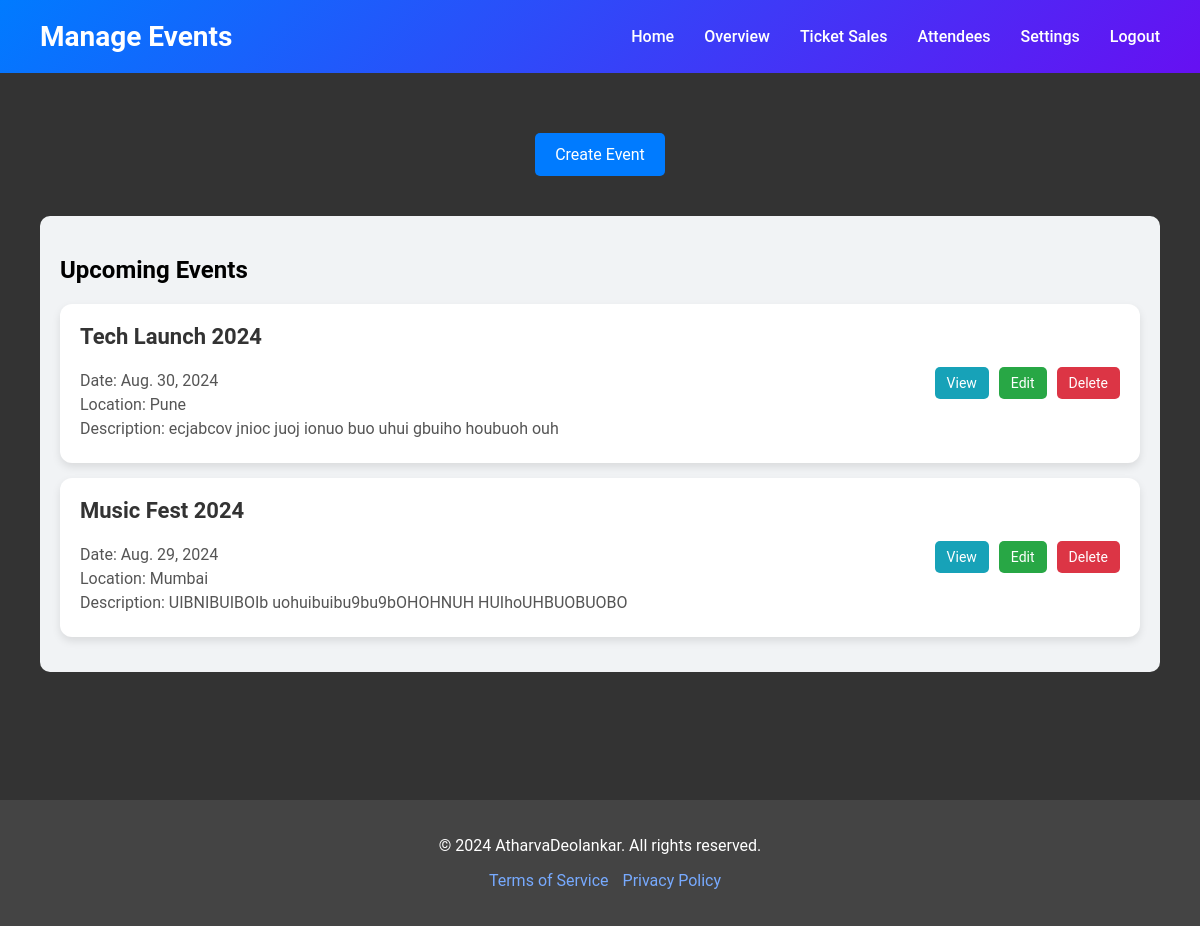
/events/ (signed in), run on the app's committed database.
### createEvent/models.py (models this page shows)
class CreateEvent(models.Model):
    event_name = models.CharField(max_length=50)
    date = models.DateField()
    location = models.CharField(max_length=50)
    description = models.TextField(max_length=2000)
    img = models.ImageField(upload_to='event_images/')
    username = models.ForeignKey(Signup, on_delete=models.CASCADE,null=True)

### EventManagementSystem/views.py (the view)
# urls.py: path('events/',views.events,name='events'),
def events(request):
    username = request.session.get('username')  # Get the organizer username from session
    if username:
        uname = Signup.objects.get(username=username)
        events = CreateEvent.objects.filter(username=uname)  # Filter events by this organizer
        return render(request, 'events.html', {'events': events})
    else:
        return render(request, 'events.html')

### template/events.html (shortened to what this page needs)
<!DOCTYPE html>
<html lang="en">
<head>
    <link rel="stylesheet" href="/static/css/events-style.css">
</head>
<body>
    <div class="events-container">
        <header class="main-header">
            <h1>Manage Events</h1>
            <nav class="top-nav">
                <ul>
                    <li><a href="{% url 'dashboard' %}">Home</a></li>
                    <li><a href="{% url 'overview' %}">Overview</a></li>
                    <li><a href="{% url 'ticket_sales' %}">Ticket Sales</a></li>
                    <li><a href="{% url 'attendees' %}">Attendees</a></li>
                    <li><a href="{% url 'settings' %}">Settings</a></li>
                    <li><a href="{% url 'logout' %}">Logout</a></li>
                </ul>
            </nav>
        </header>
        <main class="main-content">
            <section class="events-list">
                <div class="create-event-container">
                    <a href="{% url 'add_event' %}" class="btn-create-event">Create Event</a>
                </div>
                <div class="upcoming-event-container">
                    <h2>Upcoming Events</h2>
                    {% for event in events %}
                    <div class="event-item">
                        <div class="event-details">
                            <h3>{{ event.event_name }}</h3>
                            <p>Date: {{ event.date }}</p>
                            <p>Location: {{ event.location }}</p>
                            <p>Description: {{ event.description }}</p>
                        </div>
                        <div class="event-actions">
                            <a href="{% url 'view_event' event.event_name %}" class="btn-view">View</a>
                            <a href="{% url 'edit_event' event.event_name %}" class="btn-edit">Edit</a>
                            <a href="{% url 'delete_event' event.event_name %}" class="btn-delete" onclick="return confirm('Are you sure you want to delete this event?');">Delete</a>
                        </div>
                    </div>
                    {% empty %}
                    <p>No events available.</p>
                    {% endfor %}
                </div>
            </section>
        </main>
    </div>
    <footer>
        <div class="container">
            <p>&copy; 2024 AtharvaDeolankar. All rights reserved.</p>
            <nav>
                <ul>
                    <li><a href="#terms">Terms of Service</a></li>
                    <li><a href="#privacy">Privacy Policy</a></li>
                </ul>
            </nav>
        </div>
    </footer>
</body>
</html>

### static/css/events-style.css (style rules this page uses)
body, html { margin: 0; padding: 0; height: 100%; font-family: 'Roboto', sans-serif; background-color: #333333; }
.events-container { display: flex; flex-direction: column; height: 100%; }
.create-event-container { display: flex; justify-content: center; background-color: #333333; margin-top: 20px; }
.btn-create-event { background-color: #007bff; color: white; padding: 12px 20px; border: none; border-radius: 5px; cursor: pointer; text-decoration: none; font-size: 16px; margin-bottom: 20px; transition: background-color 0.3s ease; display: block; width: fit-content; }
.main-header { background: linear-gradient(135deg, #007bff, #6610f2); color: white; padding: 20px 40px; display: flex; justify-content: space-between; align-items: center; box-shadow: 0 2px 8px rgba(0, 0, 0, 0.15); }
.main-header h1 { margin: 0; font-size: 28px; font-weight: bold; }
.top-nav ul { list-style-type: none; margin: 0; padding: 0; display: flex; }
.top-nav ul li { margin-left: 30px; }
.top-nav ul li a { color: white; text-decoration: none; font-weight: 500; font-size: 16px; transition: color 0.3s ease; }
.main-content { padding: 40px; background-color: #333333; flex-grow: 1; display: flex; flex-direction: column; gap: 40px; }
.upcoming-event-container { background-color: #f1f3f5; padding: 20px; border-radius: 10px; }
.events-list { display: flex; flex-direction: column; gap: 20px; }
.event-item { background-color: white; margin-bottom: 15px; padding: 20px; border-radius: 12px; box-shadow: 0 4px 8px rgba(0, 0, 0, 0.1); display: flex; justify-content: space-between; align-items: center; }
.event-details { flex-grow: 1; }
.event-details h3 { margin-top: 0; font-size: 22px; color: #333; }
.event-details p { margin: 5px 0; font-size: 16px; color: #555; }
.event-actions { display: flex; gap: 10px; }
.event-actions .btn-view, .event-actions .btn-edit, .event-actions .btn-delete { padding: 8px 12px; border: none; border-radius: 5px; text-decoration: none; cursor: pointer; font-size: 14px; transition: background-color 0.3s ease; }
.event-actions .btn-view { background-color: #17a2b8; color: white; }
.event-actions .btn-edit { background-color: #28a745; color: white; }
.event-actions .btn-delete { background-color: #dc3545; color: white; }
footer { background: #444444; color: #fff; text-align: center; padding: 20px 0; }
footer nav ul { list-style: none; padding: 0; }
footer nav ul li { display: inline; margin-left: 10px; }
footer nav ul li a { color: #77aaff; text-decoration: none; }

### data on the page
CreateEvent: event_name "Tech Launch 2024", date "Aug. 30, 2024", location "Pune", description "ecjabcov jnioc juoj ionuo buo uhui gbuiho houbuoh ouh"
CreateEvent: event_name "Music Fest 2024", date "Aug. 29, 2024", location "Mumbai", description "UIBNIBUIBOIb uohuibuibu9bu9bOHOHNUH HUIhoUHBUOBUOBO"
